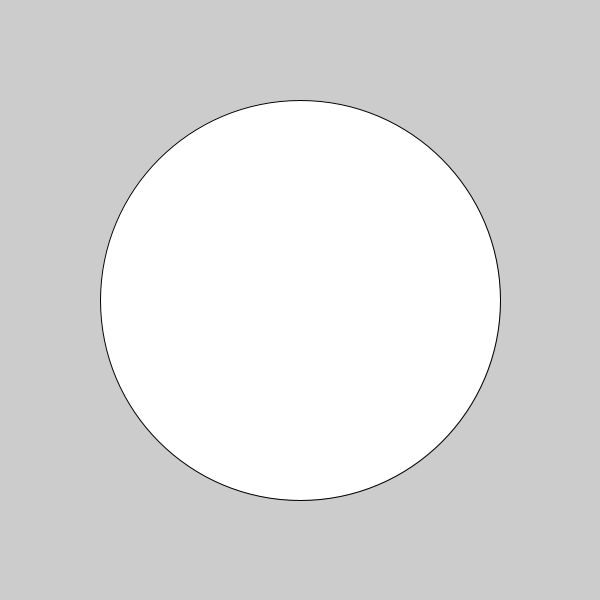
Frame 1 (no input)
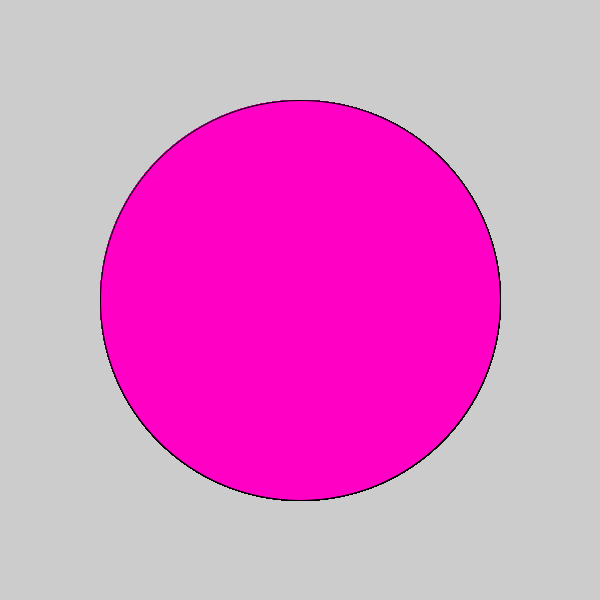
Frame 60 (the mouse pressed at the canvas centre just before this capture)
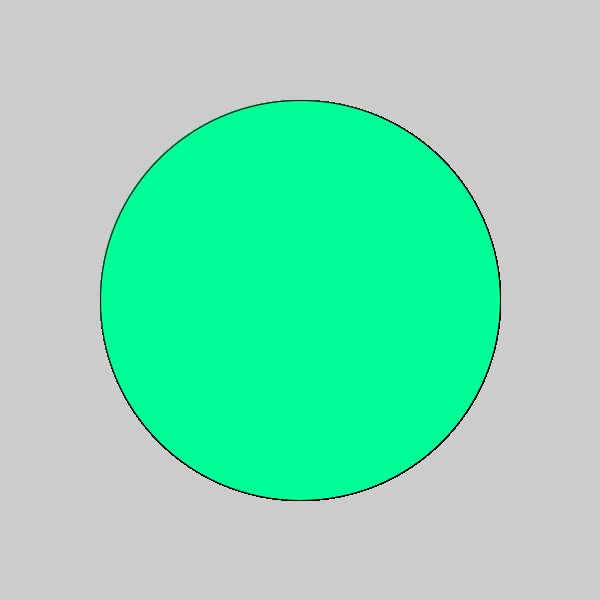
Frame 120 (the mouse held since frame 60 and released just before this capture)

The Processing sketch that drew these frames (run headless with seeded random() and noise(); from frame 60 on, the mouse is pressed at the canvas centre):

// Processing sketch: c_LogicalDot
// ── c_LogicalDot.pde

void setup() {
  
// 1. Set the size of the sketch. Make it 600 pixels square. 
  size(600, 600);

}

void draw() {
  ellipse(300,300, 400,400);
// 2. Draw an ellipse
// Run the program to make sure it works before moving on.


// 3. Change the color of the ellipse when the mouse is pressed.
//    Use the following code, but put your colors where indicated
//    Remember to use the   fill()  command to set colors.

if (mousePressed) { fill(#00FF97);
 
   //  put one color here 
  
} else { fill(#FF00C4);
  
   // put a different color here
  
}  
  
  
  
}
